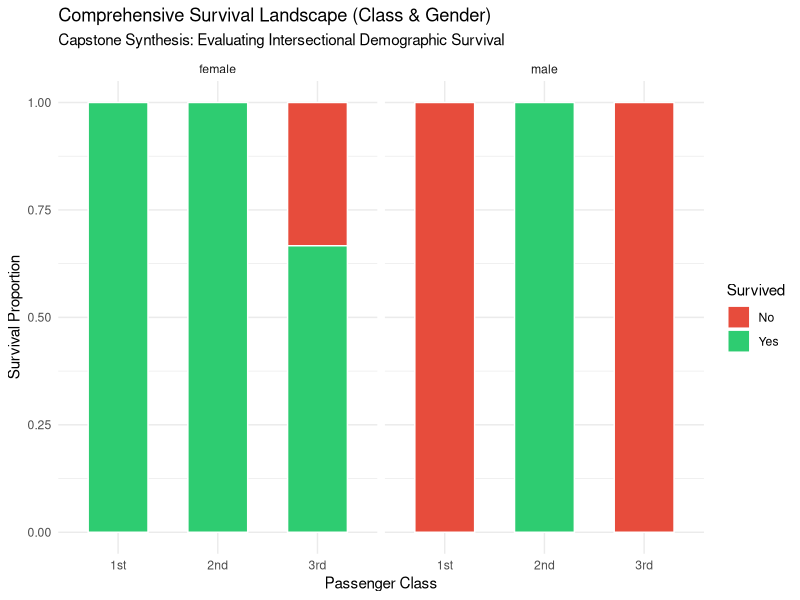

This figure's R source:
# Week 4 Capstone: Comprehensive Data Analysis Reporting & Pipeline
# Focus: End-to-End Pipeline (Cleaning, Visualization, Modeling & Evaluation)

library(dplyr)
library(ggplot2)

# 1. Dataset Loading (Cleaned In-Memory Titanic Subset)
titanic_data <- data.frame(
  PassengerId = 1:20,
  Survived = c(0, 1, 1, 1, 0, 0, 0, 0, 1, 1, 1, 1, 0, 0, 0, 1, 0, 1, 0, 1),
  Pclass = c(3, 1, 3, 1, 3, 3, 1, 3, 3, 2, 3, 1, 3, 3, 3, 2, 3, 2, 3, 3),
  Sex = c("male", "female", "female", "female", "male", "male", "male", "male", 
          "female", "female", "female", "female", "male", "male", "female", 
          "female", "male", "male", "female", "female"),
  Age = c(22, 38, 26, 35, 35, 28, 54, 2, 27, 14, 4, 58, 20, 39, 14, 55, 2, 28, 31, 28),
  Fare = c(7.25, 71.28, 7.92, 53.1, 8.05, 8.45, 51.86, 21.07, 11.13, 30.07, 
           16.7, 26.55, 8.05, 31.27, 7.85, 16.0, 29.12, 13.0, 18.0, 65.0),
  stringsAsFactors = FALSE
)

# Factor Encodings
titanic_data$Survived <- factor(titanic_data$Survived, levels = c(0, 1), labels = c("No", "Yes"))
titanic_data$Pclass <- factor(titanic_data$Pclass, levels = c(1, 2, 3), labels = c("1st", "2nd", "3rd"))
titanic_data$Sex <- factor(titanic_data$Sex)

cat("=== 1. Data Cleaning Verification ===\n")
print(summary(titanic_data[, c("Age", "Fare", "Pclass", "Sex", "Survived")]))

# 2. Exploratory Insight Summary
cat("\n=== 2. Cross-Tabulation: Survival by Gender & Class ===\n")
print(round(prop.table(table(titanic_data$Sex, titanic_data$Survived), margin = 1) * 100, 2))

# 3. Model Training & Evaluation
set.seed(42)
train_idx <- sample(1:nrow(titanic_data), size = 0.75 * nrow(titanic_data))
train_set <- titanic_data[train_idx, ]
test_set  <- titanic_data[-train_idx, ]

# Fit Logistic Regression Model
final_model <- glm(Survived ~ Sex + Pclass + Age, data = train_set, family = binomial())
cat("\n=== 3. Final Predictive Model Coefficients ===\n")
print(summary(final_model)$coefficients)

# Model Performance on Test Split
test_set$prob <- predict(final_model, newdata = test_set, type = "response")
test_set$pred <- ifelse(test_set$prob > 0.5, "Yes", "No")
conf_matrix <- table(Actual = test_set$Survived, Predicted = test_set$pred)

cat("\n=== 4. Final Evaluation Matrix ===\n")
print(conf_matrix)

# 4. Final Visualization
p_cap <- ggplot(titanic_data, aes(x = Pclass, fill = Survived)) +
  geom_bar(position = "fill", color = "white", width = 0.6) +
  facet_wrap(~Sex) +
  scale_fill_manual(values = c("No" = "#E74C3C", "Yes" = "#2ECC71")) +
  labs(title = "Comprehensive Survival Landscape (Class & Gender)",
       subtitle = "Capstone Synthesis: Evaluating Intersectional Demographic Survival",
       x = "Passenger Class", y = "Survival Proportion", fill = "Survived") +
  theme_minimal()

print(p_cap)
